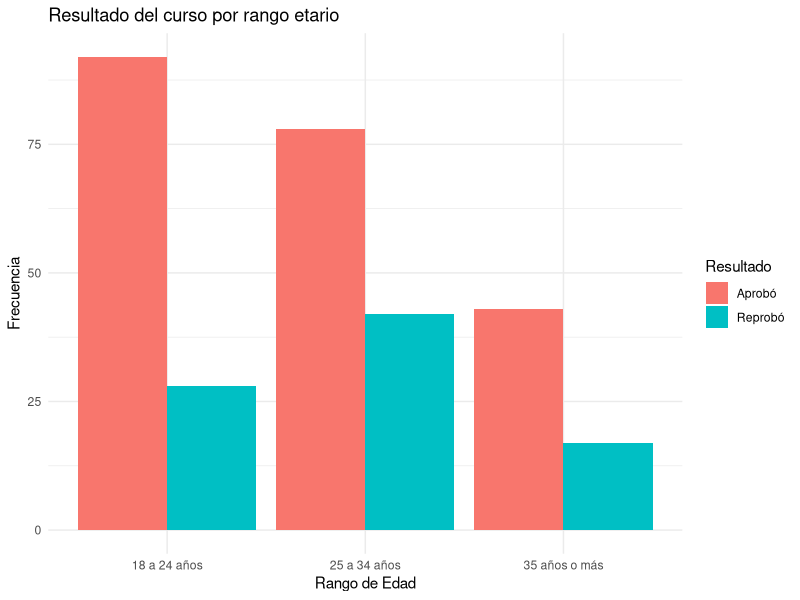
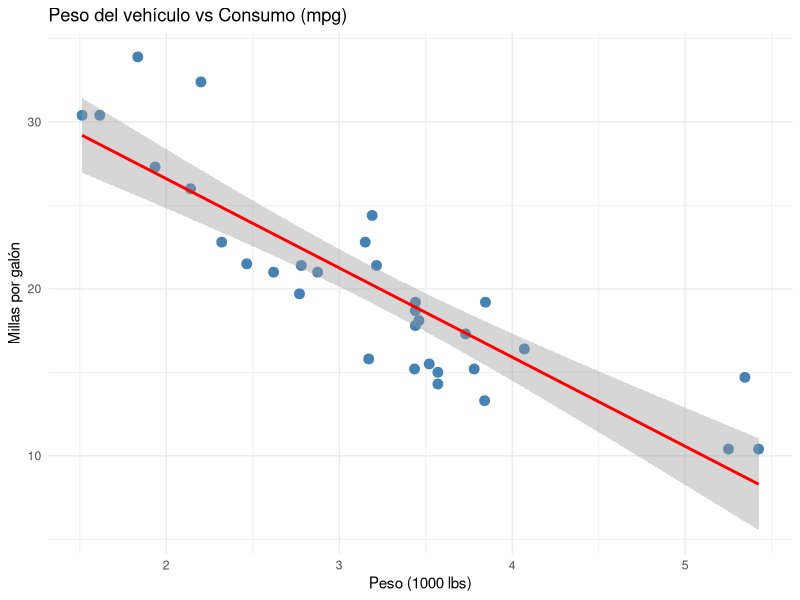
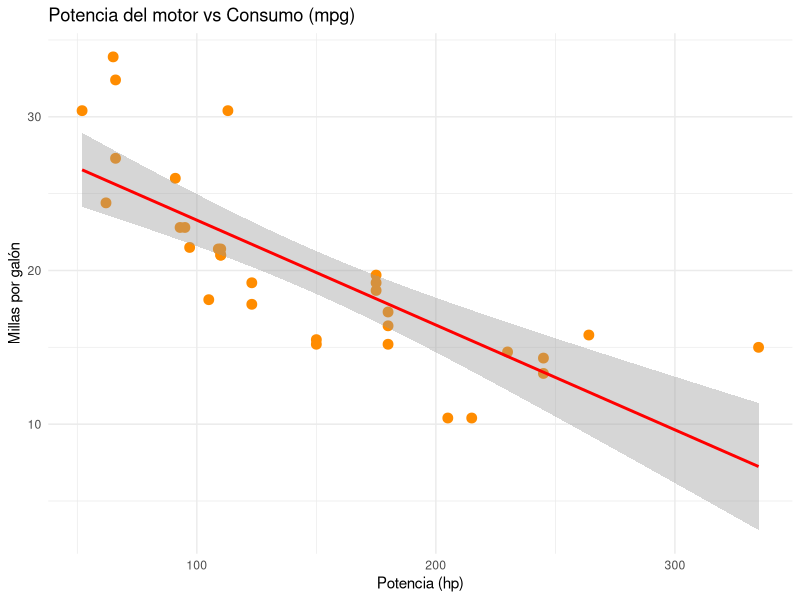
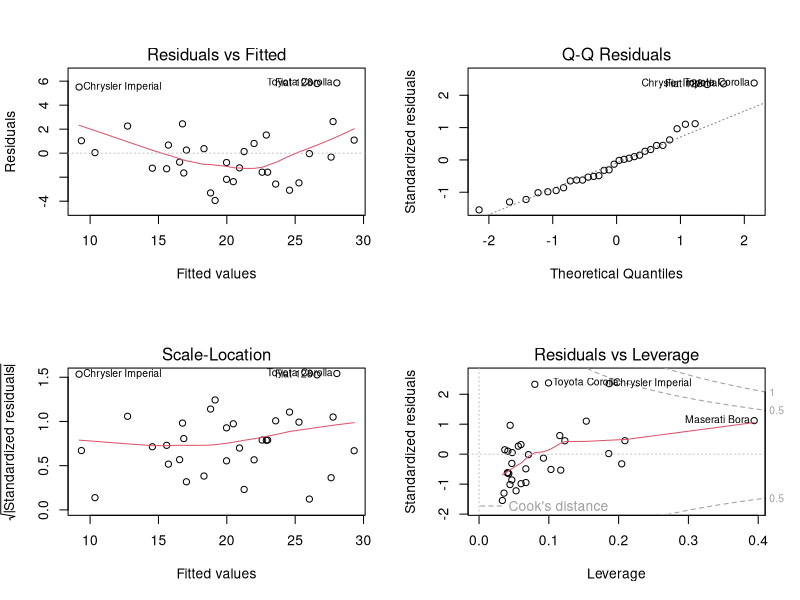
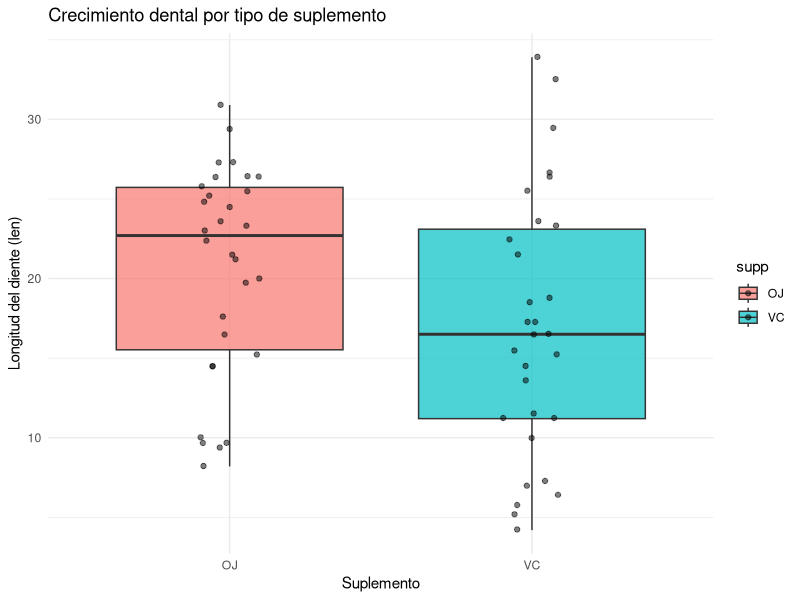

These figures' R source, in order:
# ============================================================
# PEP2 - Estadística Computacional
# ============================================================

# ============================================================
# LIBRERÍAS
# ============================================================
library(ggplot2)

# ============================================================
# PREGUNTA 1 - Prueba Chi-cuadrado
# ============================================================

# Tabla de contingencia
datos <- matrix(c(92, 28, 78, 42, 43, 17),
                nrow = 3, byrow = TRUE,
                dimnames = list(
                  c("18 a 24 años", "25 a 34 años", "35 años o más"),
                  c("Aprobó", "Reprobó")
                ))
datos

# Visualización
df <- as.data.frame(as.table(datos))
colnames(df) <- c("Rango_Edad", "Resultado", "Frecuencia")

ggplot(df, aes(x = Rango_Edad, y = Frecuencia, fill = Resultado)) +
  geom_bar(stat = "identity", position = "dodge") +
  labs(title = "Resultado del curso por rango etario",
       x = "Rango de Edad", y = "Frecuencia") +
  theme_minimal()

# Prueba Chi-cuadrado
prueba_chi <- chisq.test(datos)
prueba_chi

# Frecuencias esperadas (deben ser >= 5)
prueba_chi$expected

# Resultado
cat("Estadístico Chi-cuadrado:", prueba_chi$statistic, "\n")
cat("Grados de libertad:", prueba_chi$parameter, "\n")
cat("Valor p:", prueba_chi$p.value, "\n")

if (prueba_chi$p.value < 0.05) {
  cat("Conclusión: Se rechaza H0. Existe relación significativa entre rango etario y resultado.\n")
} else {
  cat("Conclusión: No se rechaza H0. No hay evidencia de relación entre las variables.\n")
}

# ============================================================
# PREGUNTA 2 - Regresión Lineal Múltiple (mtcars)
# ============================================================

data(mtcars)

# Exploración inicial
str(mtcars)
summary(mtcars)

# Correlaciones con mpg
sort(cor(mtcars)[,"mpg"], decreasing = TRUE)

# Visualización: peso vs mpg
ggplot(mtcars, aes(x = wt, y = mpg)) +
  geom_point(color = "steelblue", size = 3) +
  geom_smooth(method = "lm", se = TRUE, color = "red") +
  labs(title = "Peso del vehículo vs Consumo (mpg)",
       x = "Peso (1000 lbs)", y = "Millas por galón") +
  theme_minimal()

# Visualización: hp vs mpg
ggplot(mtcars, aes(x = hp, y = mpg)) +
  geom_point(color = "darkorange", size = 3) +
  geom_smooth(method = "lm", se = TRUE, color = "red") +
  labs(title = "Potencia del motor vs Consumo (mpg)",
       x = "Potencia (hp)", y = "Millas por galón") +
  theme_minimal()

# Modelo de regresión lineal múltiple
modelo <- lm(mpg ~ wt + hp, data = mtcars)
summary(modelo)

# Verificación de supuestos
par(mfrow = c(2, 2))
plot(modelo)
par(mfrow = c(1, 1))

# Intervalos de confianza de los coeficientes
confint(modelo)

# Interpretación
cat("\n--- Interpretación del modelo ---\n")
cat("Intercepto:", coef(modelo)[1], "\n")
cat("Coef. wt:", coef(modelo)[2], "-> Por cada 1000 lbs adicionales, mpg disminuye en", abs(coef(modelo)[2]), "\n")
cat("Coef. hp:", coef(modelo)[3], "-> Por cada HP adicional, mpg cambia en", coef(modelo)[3], "\n")
cat("R² ajustado:", summary(modelo)$adj.r.squared, "\n")

# ============================================================
# PREGUNTA 3 - Comparación de grupos (ToothGrowth)
# ============================================================

data(ToothGrowth)

# Exploración inicial
str(ToothGrowth)
summary(ToothGrowth)
table(ToothGrowth$supp)

# Estadísticos descriptivos por grupo
tapply(ToothGrowth$len, ToothGrowth$supp, summary)
tapply(ToothGrowth$len, ToothGrowth$supp, sd)

# Visualización
ggplot(ToothGrowth, aes(x = supp, y = len, fill = supp)) +
  geom_boxplot(alpha = 0.7) +
  geom_jitter(width = 0.1, alpha = 0.5) +
  labs(title = "Crecimiento dental por tipo de suplemento",
       x = "Suplemento", y = "Longitud del diente (len)") +
  theme_minimal()

# Verificación de normalidad (Shapiro-Wilk por grupo)
shapiro_OJ <- shapiro.test(ToothGrowth$len[ToothGrowth$supp == "OJ"])
shapiro_VC <- shapiro.test(ToothGrowth$len[ToothGrowth$supp == "VC"])

cat("Shapiro-Wilk OJ: W =", shapiro_OJ$statistic, "| p =", shapiro_OJ$p.value, "\n")
cat("Shapiro-Wilk VC: W =", shapiro_VC$statistic, "| p =", shapiro_VC$p.value, "\n")

# Verificación de homogeneidad de varianzas
var_test <- var.test(len ~ supp, data = ToothGrowth)
var_test
cat("Varianzas iguales (p > 0.05):", var_test$p.value > 0.05, "\n")

# Decisión: paramétrico o no paramétrico
if (shapiro_OJ$p.value >= 0.05 & shapiro_VC$p.value >= 0.05) {
  
  cat("\nAmbos grupos siguen distribución normal. Se aplica prueba t.\n")
  var_equal <- var_test$p.value >= 0.05
  prueba <- t.test(len ~ supp, data = ToothGrowth, var.equal = var_equal)
  prueba
  
  cat("Estadístico t:", prueba$statistic, "\n")
  cat("Valor p:", prueba$p.value, "\n")
  cat("IC 95%:", prueba$conf.int, "\n")
  
} else {
  
  cat("\nAlgún grupo no sigue distribución normal. Se aplica prueba de Wilcoxon.\n")
  prueba <- wilcox.test(len ~ supp, data = ToothGrowth)
  prueba
  
  cat("Estadístico W:", prueba$statistic, "\n")
  cat("Valor p:", prueba$p.value, "\n")
}

# Conclusión final
if (prueba$p.value < 0.05) {
  cat("\nConclusión: Se rechaza H0. Existe diferencia significativa en el crecimiento dental entre OJ y VC.\n")
} else {
  cat("\nConclusión: No se rechaza H0. No hay diferencia significativa entre los suplementos.\n")
}